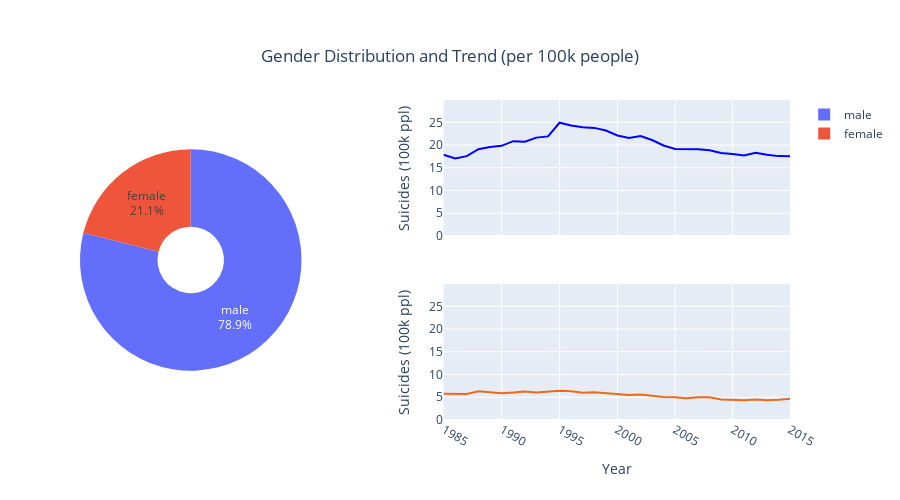

The notebook cell saved with this chart:
### Code cell
fig = make_subplots(
    rows=2,
    cols=2,
    horizontal_spacing = 0.2,
    specs=[[{"type": "domain","rowspan": 2}, {}],[{}, {}]],
    column_widths=[0.39, 0.61],
    shared_xaxes=True,
)    

fig.add_trace(
    go.Pie(
        values=sex_df['suicides_100k_pop'],
        labels=sex_df['sex'],
        textinfo='label+percent',
        hole=.3
    ),
    row=1,
    col=1
)

fig.add_trace(
    go.Scatter(
        name="Males",
        x=males_year['year'],
        y=males_year['suicides_100k_pop'],
        line=dict(color='blue'),
        showlegend=False
    ),
    row=1,
    col=2
)


fig.add_trace(
    go.Scatter(
        name="Females",
        x=females_year['year'],
        y=females_year['suicides_100k_pop'],
        line=dict(color='rgb(241, 105, 19)'),
        showlegend=False
    ),
    row=2,
    col=2
)


fig.update_layout(height=500, width=900,
    title=dict(
        text='Gender Distribution and Trend (per 100k people)',
        y=0.90,
        x=0.5,
        xanchor='center',
        yanchor='top'
    ),
)

max_suicides = 5 + max([males_year['suicides_100k_pop'].max(), females_year['suicides_100k_pop'].max()])
fig.update_yaxes(range=[0,max_suicides], nticks=6, row=1, col=2)
fig.update_yaxes(range=[0,max_suicides], nticks=6, row=2, col=2)
fig.update_yaxes(title="Suicides (100k ppl)", col=2)
fig.update_xaxes(title="Year", row=2, col=2, type="log", tickangle=30)
fig.update_xaxes(row=1, col=2, type="log")
fig.show()

### Figure 1 — Plotly figure (JSON) as saved in the notebook; plotly's stock layout.template omitted (floating-point values rounded to 4 significant figures)
{"data": [{"domain": {"x": [0, 0.312], "y": [0, 1]}, "hole": 0.3, "labels": ["female", "male"], "textinfo": "label+percent", "type": "pie", "values": [5.396, 20.23]}, {"line": {"color": "blue"}, "name": "Males", "showlegend": false, "type": "scatter", "x": [1985, 1986, 1987, 1988, 1989, 1990, 1991, 1992, 1993, 1994, 1995, 1996, 1997, 1998, 1999, 2000, 2001, 2002, 2003, 2004, 2005, 2006, 2007, 2008, 2009, 2010, 2011, 2012, 2013, 2014, 2015], "xaxis": "x", "y": [17.88, 17.03, 17.56, 19.1, 19.58, 19.82, 20.85, 20.75, 21.64, 21.91, 24.91, 24.3, 23.9, 23.77, 23.2, 22.1, 21.55, 21.97, 21.11, 19.91, 19.13, 19.09, 19.06, 18.84, 18.27, 18.03, 17.69, 18.32, 17.85, 17.56, 17.53], "yaxis": "y"}, {"line": {"color": "rgb(241, 105, 19)"}, "name": "Females", "showlegend": false, "type": "scatter", "x": [1985, 1986, 1987, 1988, 1989, 1990, 1991, 1992, 1993, 1994, 1995, 1996, 1997, 1998, 1999, 2000, 2001, 2002, 2003, 2004, 2005, 2006, 2007, 2008, 2009, 2010, 2011, 2012, 2013, 2014, 2015], "xaxis": "x3", "y": [5.777, 5.813, 5.732, 6.323, 6.177, 5.907, 6.028, 6.25, 6.031, 6.24, 6.42, 6.314, 6.005, 6.08, 5.868, 5.783, 5.492, 5.606, 5.302, 5.054, 5.008, 4.769, 4.994, 4.979, 4.528, 4.406, 4.344, 4.522, 4.366, 4.459, 4.653], "yaxis": "y3"}], "layout": {"height": 500, "title": {"text": "Gender Distribution and Trend (per 100k people)", "x": 0.5, "xanchor": "center", "y": 0.9, "yanchor": "top"}, "width": 900, "xaxis": {"anchor": "y", "domain": [0.512, 1], "matches": "x3", "showticklabels": false, "type": "log"}, "xaxis2": {"anchor": "y2", "domain": [0, 0.312]}, "xaxis3": {"anchor": "y3", "domain": [0.512, 1], "tickangle": 30, "title": {"text": "Year"}, "type": "log"}, "yaxis": {"anchor": "x", "domain": [0.575, 1], "nticks": 6, "range": [0, 29.91], "title": {"text": "Suicides (100k ppl)"}}, "yaxis2": {"anchor": "x2", "domain": [0, 0.425]}, "yaxis3": {"anchor": "x3", "domain": [0, 0.425], "nticks": 6, "range": [0, 29.91], "title": {"text": "Suicides (100k ppl)"}}}}
